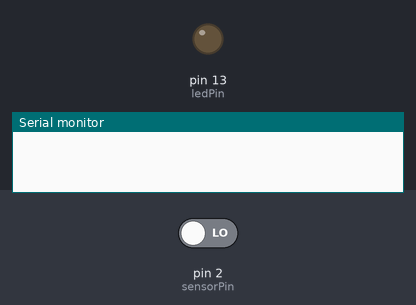
A sketch run on a simulated Arduino Uno, built with avr-gcc and run on an emulated ATmega328P. On the bench: output pins drawn as LEDs (lit = HIGH), the last lines printed to the serial monitor. The test bench sets the inputs (shaded band); at power-on: pin 2 (sensorPin) LOW.

Above: at 1.2 s.
1.3 s: pin 2 (sensorPin) driven HIGH
At 2.4 s:
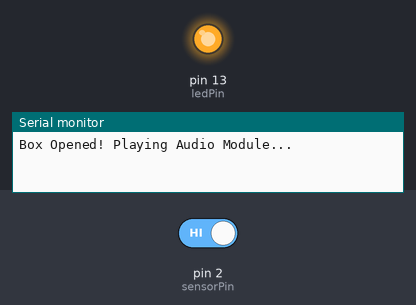
Timing chart, 0 to 4.3 s (numbered marks = the images above; inputs shaded):
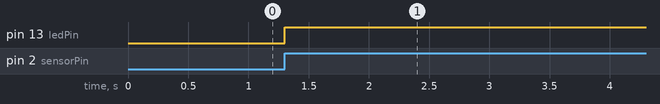

Measured:
- after the input at 1.3 s, pin 13 (ledPin): LOW → HIGH at once

The sketch:

main.ino
```cpp
// Smart Interactive Box - High School Graduation Project
// Developed by: AbdulBari Hakmi

#include <SoftwareSerial.h> // مكتبة التحكم بالصوت والاتصال

const int sensorPin = 2;        // الحساس الرقمي متصل بالمنفذ رقم 2
const int ledPin = 13;         // الإضاءة التفاعلية متصلة بالمنفذ رقم 13
int boxState = 0;              // متغير لقراءة حالة الصندوق (مفتوح/مغلق)

void setup() {
  pinMode(ledPin, OUTPUT);     // تعيين منفذ الإضاءة كمخرج
  pinMode(sensorPin, INPUT);   // تعيين منفذ الحساس كمدخل لقراءة الحالة
  Serial.begin(9600);          // بدء الاتصال التسلسلي لمراقبة النظام
}

void loop() {
  // قراءة البيانات القادمة من حساس الحركة أو فتح الصندوق
  boxState = digitalRead(sensorPin);

  if (boxState == HIGH) {
    // إذا تم فتح الصندوق أو استشعار حركة
    digitalWrite(ledPin, HIGH);   // تشغيل الإضاءة التفاعلية فوراً
    Serial.println("Box Opened! Playing Audio Module...");
    delay(5000);                  // انتهاء تشغيل المقطع التفاعلي لمدة 5 ثوانٍ
  } else {
    // إذا كان الصندوق مغلقاً
    digitalWrite(ledPin, LOW);    // إطفاء الإضاءة
  }
  delay(100); // استقرار النظام
}
```
